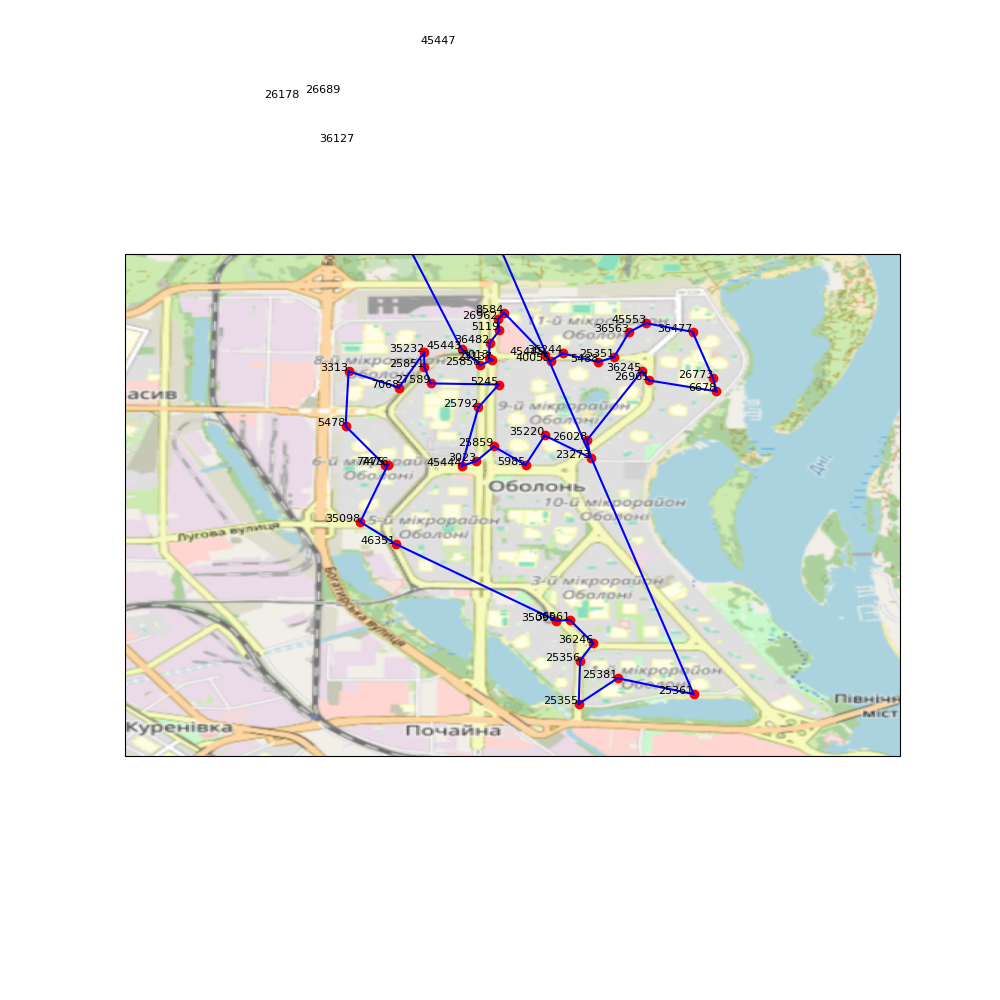

The script that saved this image:
import math
import requests
from bs4 import BeautifulSoup
import matplotlib.pyplot as plt
import cartopy.crs as ccrs
import numpy as np
from PIL import Image
from calc import two_opt

def distance(p1, p2):
    return math.sqrt((p1[0] - p2[0])**2 + (p1[1] - p2[1])**2)

def get_coordinates(texts):
    coordinates = []

    for text in texts:
        number = text.split()[-1]
        if "почтомат" in text.lower():
            url = f'http://new-post.orilider.com/Kyivska_region/Kyiv_city/packstation_{number}.shtml'
        elif "отделение" in text.lower():
            url = f'http://new-post.orilider.com/Kyivska_region/Kyiv_city/office_{number}.shtml'
        else:
            print(f"Unsupported text: {text}")
            continue
        
        response = requests.get(url)

        if response.status_code == 200:
            html_code = response.text
            soup = BeautifulSoup(html_code, 'html.parser')

            meta_latitude = soup.find('meta', {'itemprop': 'latitude'})
            meta_longitude = soup.find('meta', {'itemprop': 'longitude'})

            latitude = float(meta_latitude['content']) if meta_latitude else None
            longitude = float(meta_longitude['content']) if meta_longitude else None

            if latitude and longitude:
                coordinates.append({
                    'number': number,
                    'latitude': latitude,
                    'longitude': longitude
                })
            else:
                print(f'Failed to get coordinates for {text}')
        else:
            print(f'Failed to get the page for {text}. Status code: {response.status_code}')

    return coordinates

def text_of_route(route):
    route_text = ''
    for i in range(len(route) - 1):
        route_text += f'{route[i]["number"]} -> {route[i + 1]["number"]}\n'
    route_text += f'{route[-1]["number"]} -> {route[0]["number"]}'
    return route_text

def plot_map(texts, filename):
    # Получаем координаты
    points = [{'number': coordinate['number'], 'coordinate': (coordinate['latitude'], coordinate['longitude'])} for coordinate in get_coordinates(texts)]

    # Получаем кратчайший маршрут
    route = two_opt(points)
    
    # Загрузить картинку с помощью библиотеки PIL
    img = Image.open('brovary.png')

    # Преобразовать изображение в массив
    img_array = np.array(img)

    # Создать проекцию карты
    map_proj = ccrs.PlateCarree()

    # Создать фигуру и осевую сетку
    fig = plt.figure(figsize=(10, 10))
    ax = fig.add_subplot(1, 1, 1, projection=map_proj)

    # Установить пределы осей
    ax.set_extent([30.465336, 30.536577, 50.486015, 50.532129], crs=ccrs.PlateCarree())

    # Отобразить изображение на карте
    ax.imshow(img_array, extent=[30.465336, 30.536577, 50.486015, 50.532129], transform=ccrs.PlateCarree())

    # Отметить точки почтоматов на карте с номерами
    for point in points:
        ax.plot(point['coordinate'][1], point['coordinate'][0], 'ro', transform=ccrs.PlateCarree())
        ax.text(point['coordinate'][1], point['coordinate'][0], point['number'], color='black', fontsize=8, ha='right')

    # Нарисовать маршрут
    for i in range(len(route)):
        start = route[i]['coordinate']
        end = route[(i + 1) % len(route)]['coordinate']
        ax.plot([start[1], end[1]], [start[0], end[0]], 'b-', transform=ccrs.PlateCarree())

    plt.savefig(filename)

def plot_map_to_file(texts, filename='map.png'):
    plot_map(texts, filename)
